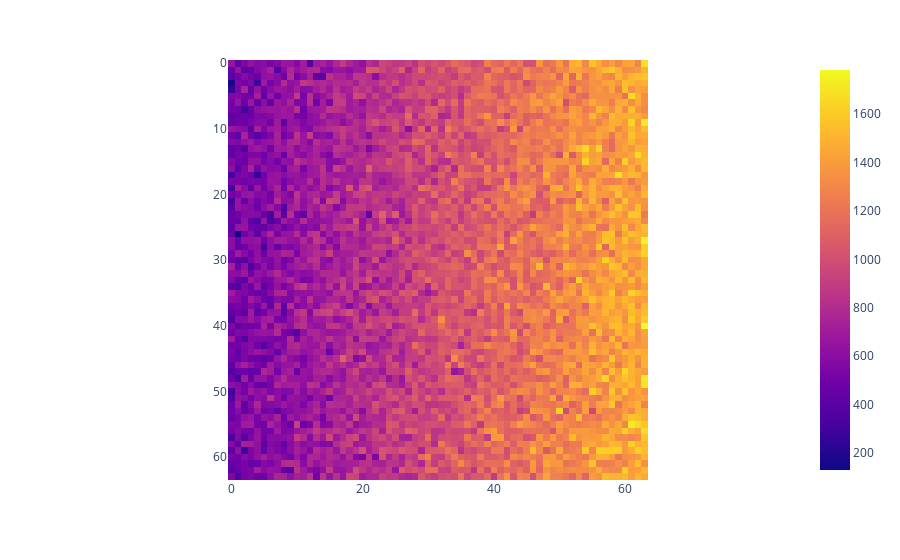
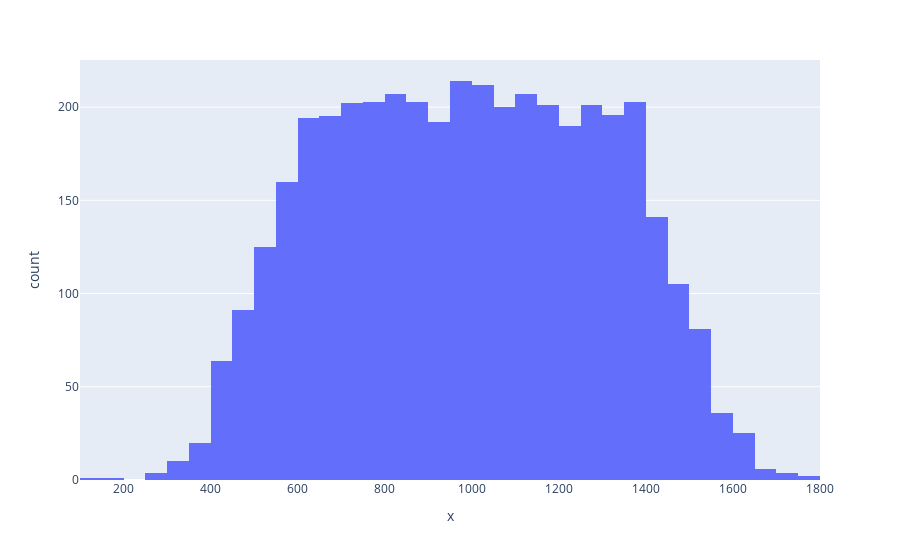

Here is the notebook cell these charts were saved with, in order:
### Code cell
from nanopyx.core.transform.noise.randomNoise import addMixedGaussianPoissonNoise, addMixedGaussianPoissonNoise2


image = image_original.copy()
image_flat = image.ravel()
addMixedGaussianPoissonNoise2(image_flat, gaussSigma = 100, gaussMean = 500)

px.imshow(image).show()
px.histogram(x=image.flatten()).show()

### Figure 1 — Plotly figure (JSON) as saved in the notebook; plotly's stock layout.template omitted (floating-point values rounded to 4 significant figures; data arrays with more than 128 entries replaced by an {"elided": "..."} marker saying what was removed)
{"data": [{"coloraxis": "coloraxis", "hovertemplate": "x: %{x}<br>y: %{y}<br>color: %{z}<extra></extra>", "name": "0", "type": "heatmap", "xaxis": "x", "yaxis": "y", "z": {"elided": "64x64 float values"}}], "layout": {"coloraxis": {"colorscale": [[0, "#0d0887"], [0.1111, "#46039f"], [0.2222, "#7201a8"], [0.3333, "#9c179e"], [0.4444, "#bd3786"], [0.5556, "#d8576b"], [0.6667, "#ed7953"], [0.7778, "#fb9f3a"], [0.8889, "#fdca26"], [1, "#f0f921"]]}, "margin": {"t": 60}, "xaxis": {"anchor": "y", "constrain": "domain", "domain": [0, 1], "scaleanchor": "y"}, "yaxis": {"anchor": "x", "autorange": "reversed", "constrain": "domain", "domain": [0, 1]}}}

### Figure 2 — Plotly figure (JSON) as saved in the notebook; plotly's stock layout.template omitted (floating-point values rounded to 4 significant figures; data arrays with more than 128 entries replaced by an {"elided": "..."} marker saying what was removed)
{"data": [{"alignmentgroup": "True", "bingroup": "x", "hovertemplate": "x=%{x}<br>count=%{y}<extra></extra>", "legendgroup": "", "marker": {"color": "#636efa", "pattern": {"shape": ""}}, "name": "", "offsetgroup": "", "orientation": "v", "showlegend": false, "type": "histogram", "x": {"elided": "4096 float values"}, "xaxis": "x", "yaxis": "y"}], "layout": {"barmode": "relative", "legend": {"tracegroupgap": 0}, "margin": {"t": 60}, "xaxis": {"anchor": "y", "domain": [0, 1], "title": {"text": "x"}}, "yaxis": {"anchor": "x", "domain": [0, 1], "title": {"text": "count"}}}}
